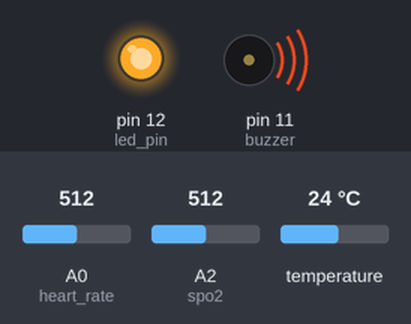
Recording of a sketch running on a simulated Arduino Uno, built with avr-gcc and run on an emulated ATmega328P. Shown: output pins drawn as LEDs (lit = HIGH), buzzer (waves = sounding). Inputs (shaded band) come from the test bench; at power-on: A0 (heart_rate) = 512, A2 (spo2) = 512, temperature 24 °C. Pins used as bus, display or sensor lines are not drawn; what the sketch prints to the serial monitor is not drawn.

Above: at 0.3 s.
Timing chart, 0 to 1.8 s (numbered marks = the images above):
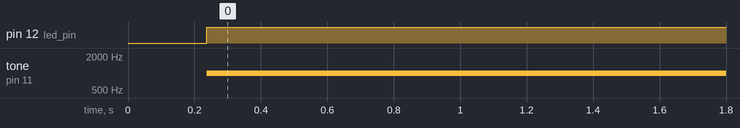

Measured:
- by itself, pin 12 (led_pin): LOW → HIGH at 0.24 s
- by itself, tone on pin 11 (buzzer): silent → 1000 Hz at 0.24 s

The sketch:

arduino.ino
```cpp
#include <OneWire.h>
#include <DallasTemperature.h>

#define ONE_WIRE_BUS 6

OneWire oneWire(ONE_WIRE_BUS);

DallasTemperature sensors(&oneWire);

DeviceAddress sensor;

int buzzer = 11;
int temperature_sensor = 6;
int heart_rate = A0;
int spo2 = A2;
int led_pin = 12;

int temperature_signal;
int heartrate_signal;
int spo2_signal;

int heartrate_value;
int spo2_value;
float voltage;
float temperature;

void setup()
{
  Serial.begin(9600);
  sensors.begin();
  Serial.print(sensors.getDeviceCount(), DEC);
  sensors.setResolution(sensor, 9);

  if(sensors.isParasitePowerMode()) Serial.println("ON");
  else Serial.println("OFF");

  if(!sensors.getAddress(sensor, 0)) Serial.println("error");

  pinMode(temperature_sensor, INPUT);
  pinMode(heart_rate, INPUT);
  pinMode(spo2, INPUT);
  pinMode(buzzer, OUTPUT);
  pinMode(led_pin, OUTPUT);
}

void loop()
{
  sensors.requestTemperatures();
  temperature = sensors.getTempC(sensor);
  Serial.println(temperature);
  delay(100);

  heartrate_signal = analogRead(A0);
  byte heartrate_value = map(heartrate_signal , 0, 1023, 50, 140);
  Serial.println(heartrate_value);

  spo2_signal = analogRead(A2);
  byte spo2_value = map(spo2_signal , 0, 1023, 80, 100);
  Serial.println(spo2_value);

  if(temperature < 36.0 || temperature > 38.0 || heartrate_value < 50 || heartrate_value > 130 || spo2_value < 95)

  {
    Serial.println("CAUTION");
    digitalWrite(buzzer, HIGH);
    tone(buzzer, 1000);
    digitalWrite(led_pin, HIGH);
  }
  else
  {
    Serial.println("YOU ARE OKAY");
    digitalWrite(buzzer, LOW);
    noTone(buzzer);
    digitalWrite(led_pin, LOW);
  }
}
```
